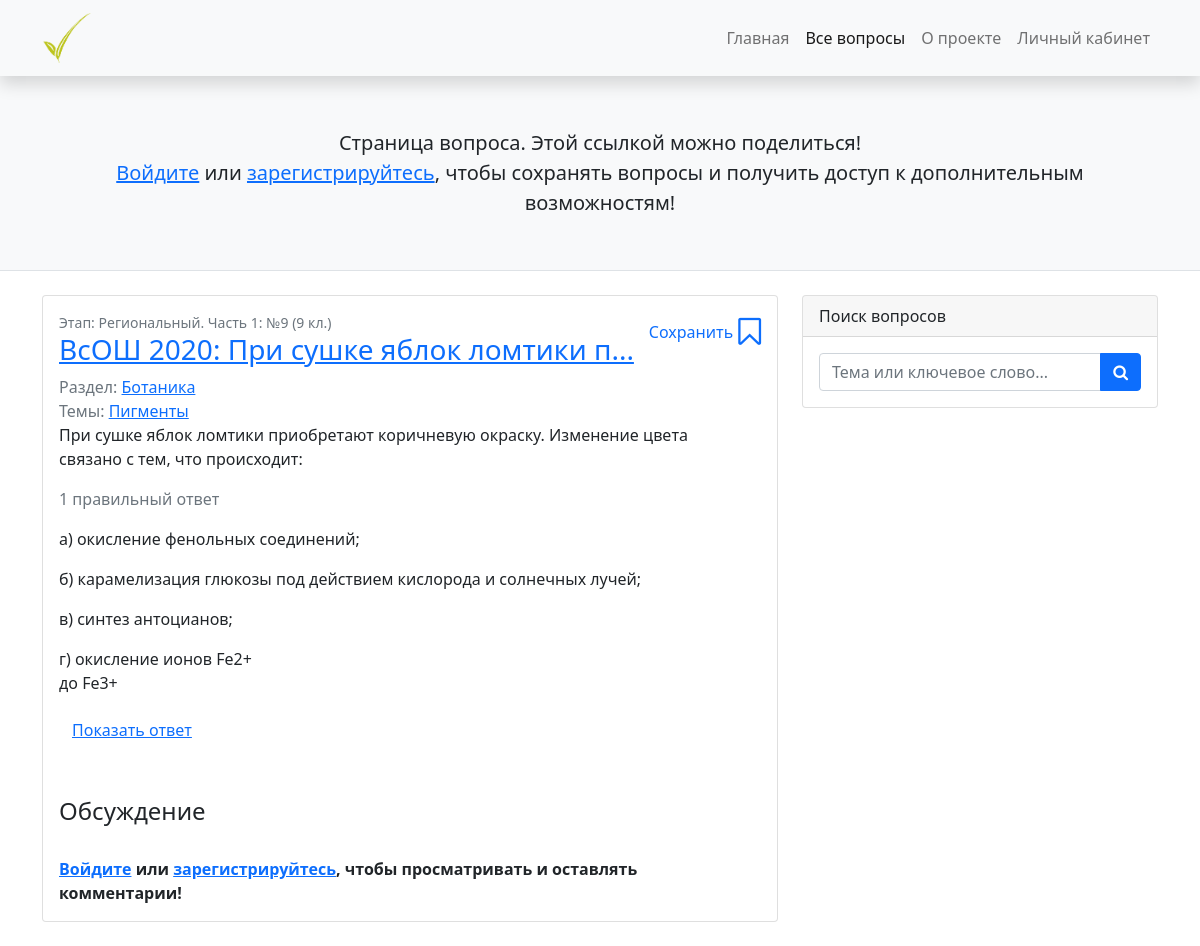
Screenshot of /problems/vos-reg-2020-9-1-9 with the database file from the repository.
### main/models.py (models this page shows, shortened)
class BaseQuestion(BasePolymorphic):
    text = models.TextField('Текст вопроса', null=True)
    title = models.CharField('Заголовок', max_length=100, null=True, blank=True)
    max_score = models.FloatField('Балл', null=True, default=1.0)
    images = models.OneToOneField(ImageAlbum, on_delete=models.CASCADE, null=True, blank=True, verbose_name='Иллюстрации к вопросу')
    quauthor = models.ForeignKey(
        User,
        on_delete=models.CASCADE,
        null=True,
        related_name='%(class)s',
        verbose_name='Добавил вопрос'
    )
    sections = models.ManyToManyField(
        Section, blank=True,
        related_name='%(class)s', verbose_name=Section._meta.verbose_name_plural.title()
    )
    topics = models.ManyToManyField(
        Topic, blank=True,
        related_name='%(class)s', verbose_name=Topic._meta.verbose_name_plural.title()
    )
    class Types(models.TextChoices):
        PART1 = 'P1', ('1 правильный ответ')
        PART2 = 'P2', ('Множественный выбор')
        RELATE = 'REL', ('Соответствие')
        STR = 'STR', ('Текстовые пункты')
    type = models.CharField(
        'Тип',
        max_length=4,
        choices=Types.choices,
        default=Types.STR,
    )
    listed = models.BooleanField('Публичный доступ', default=True)
    def is_saved(self, user):
        if not user.is_authenticated:
            return False
        if not hasattr(user, 'profile'):
            profile = Profile.objects.create(user=user)
            profile.save()
            return False
        return self in user.profile.saved_questions.all()
    def answer_variants(self):
        if self.type == 'REL':
            answer_vars = []
            answer_vars_rel = []
            for answer in self.right_answers.all().order_by('id'):
                if answer.label and answer.text:
                    answer_vars.append(Variant(answer.label, answer.text, answer.flag))
                else:
                    answer_vars_rel.append(answer.label)
            return answer_vars, answer_vars_rel
        else:
            answer_vars =  [Variant(answer.label, answer.text, answer.flag) for answer in self.right_answers.all()]
            answer_vars_rel = None
        return answer_vars, answer_vars_rel

class Question(BaseQuestion):
    competition = models.ForeignKey(
        Competition, on_delete=models.CASCADE, null=True,
        related_name='questions', verbose_name=Competition._meta.verbose_name.title()
    )
    new_stage = models.ForeignKey(
        NewStage, on_delete=models.CASCADE, null=True,
        related_name='questions', verbose_name=NewStage._meta.verbose_name.title(),
        default=1
    )
    year = models.IntegerField('Год проведения', null=True)
    grade = models.IntegerField('Класс', null=True)
    part = models.CharField('Часть', max_length=100, null=True)
    variant = models.CharField('Вариант', max_length=100, null=True, blank=True)
    number_9 = models.IntegerField('Номер в 9 классе', null=True, default=0)
    number_10 = models.IntegerField('Номер в 10 классе', null=True, default=0)
    number_11 = models.IntegerField('Номер в 11 классе', null=True, default=0)
    number_others = models.IntegerField('Номер для других классов', null=True, default=0)
    @property
    def numbers_info(self):
        output = []
        if self.number_9:
            output.append(f'№{ self.number_9 } (9 кл.)')
        if self.number_10:
            output.append(f'№{ self.number_10 } (10 кл.)')
        if self.number_11:
            output.append(f'№{ self.number_11 } (11 кл.)')
        if self.number_others:
            output.append(f'№{ self.number_others } ({self.grade} кл.)')
        return ', '.join(output)
    @property
    def verbose_title(self):
        output = f'{self.competition.name} {self.year}'
        title  = self.title if self.title else str(self)
        output += (': ' + title)
        return output
    @property
    def link(self):
        if self.number_11:
            grade = 11
            unique_number = self.number_11
        elif self.number_10:
            grade = 10
            unique_number = self.number_10
        elif self.number_9:
            grade = 9
            unique_number = self.number_9
        elif self.number_others:
            grade = self.grade
            unique_number = self.number_others
        else:
            raise ValueError(f'No number for the question {self}')
        return generate_question_link(
            self.competition.slug, self.new_stage.slug, self.year,
            grade, self.part, unique_number, self.variant
        )
    def get_absolute_url(self):
        return reverse('main:question_page', kwargs={'slug': self.link})
    class Meta:
        verbose_name = 'Вопрос с олимпиады'
        verbose_name_plural = 'Вопросы с олимпиад'
        ordering = ['-id']
    def __str__(self):
        shortened = str(self.text)[:25] + '...' if not self.title else self.title
        return shortened

class BaseModel(models.Model):
    created_at = models.DateTimeField('Created', auto_now_add=True, db_index=True)
    updated_at = models.DateTimeField('Modified', auto_now=True)
    class Meta:
        abstract = True

class NewStage(BaseModel):
    name = models.CharField('Этап', max_length=100, default='Заключительный')
    slug = models.SlugField(max_length=50, validators=[validate_slug], default='zakl')
    competition = models.ForeignKey(
        Competition, on_delete=models.CASCADE, related_name='stages',
        verbose_name='Олимпиада', default=Competition.objects.get(slug='vos').id
    )
    class Meta:
        ordering = ['competition', 'name']
        verbose_name = 'Этап'
        verbose_name_plural = 'Этапы'

class Competition(BaseModel):
    name = models.CharField('Олимпиада', max_length=300, default='ВсОШ', null=True)
    link = models.CharField('Ссылка', max_length=300, validators=[URLValidator()])
    slug = models.SlugField(max_length=50, validators=[validate_slug], default='vos')
    class Meta:
        ordering = ['name']
        verbose_name = 'Олимпиада'
        verbose_name_plural = 'Олимпиады'

class BasePolymorphic(PolymorphicModel):
    created_at = models.DateTimeField('Created', auto_now_add=True, db_index=True)
    updated_at = models.DateTimeField('Modified', auto_now=True)
    class Meta:
        abstract = True

class BaseQuestion(BasePolymorphic):
    text = models.TextField('Текст вопроса', null=True)
    title = models.CharField('Заголовок', max_length=100, null=True, blank=True)
    max_score = models.FloatField('Балл', null=True, default=1.0)
    images = models.OneToOneField(ImageAlbum, on_delete=models.CASCADE, null=True, blank=True, verbose_name='Иллюстрации к вопросу')
    quauthor = models.ForeignKey(
        User,
        on_delete=models.CASCADE,
        null=True,
        related_name='%(class)s',
        verbose_name='Добавил вопрос'
    )
    sections = models.ManyToManyField(
        Section, blank=True,
        related_name='%(class)s', verbose_name=Section._meta.verbose_name_plural.title()
    )
    topics = models.ManyToManyField(
        Topic, blank=True,
        related_name='%(class)s', verbose_name=Topic._meta.verbose_name_plural.title()
    )
    class Types(models.TextChoices):
        PART1 = 'P1', ('1 правильный ответ')
        PART2 = 'P2', ('Множественный выбор')
        RELATE = 'REL', ('Соответствие')
        STR = 'STR', ('Текстовые пункты')
    type = models.CharField(
        'Тип',
        max_length=4,
        choices=Types.choices,
        default=Types.STR,
    )
    listed = models.BooleanField('Публичный доступ', default=True)
    def is_saved(self, user):
        if not user.is_authenticated:
            return False
        if not hasattr(user, 'profile'):
            profile = Profile.objects.create(user=user)
            profile.save()
            return False
        return self in user.profile.saved_questions.all()
    def answer_variants(self):
        if self.type == 'REL':
            answer_vars = []
            answer_vars_rel = []
            for answer in self.right_answers.all().order_by('id'):
                if answer.label and answer.text:
                    answer_vars.append(Variant(answer.label, answer.text, answer.flag))
                else:
                    answer_vars_rel.append(answer.label)
            return answer_vars, answer_vars_rel
        else:
            answer_vars =  [Variant(answer.label, answer.text, answer.flag) for answer in self.right_answers.all()]
            answer_vars_rel = None
        return answer_vars, answer_vars_rel

class Section(BaseModel):
    name = models.CharField('Название раздела', max_length=100)
    slug = models.SlugField(max_length=100, validators=[validate_slug])
    class Meta:
        ordering = ['name']
        verbose_name = 'Раздел'
        verbose_name_plural = 'Разделы'
    def get_absolute_url(self):
        return reverse('main:section_url', kwargs={'slug': self.slug})

class Topic(BaseModel):
    parent_section = models.ForeignKey(Section, on_delete=models.CASCADE, null=True, related_name='topics', verbose_name='Раздел')
    name = models.CharField('Тема', max_length=100)
    class Meta:
        ordering = ['parent_section', 'name']
        verbose_name = 'Тема'
        verbose_name_plural = 'Темы'

class BaseAnswer(BaseModel):
    label = models.TextField('Вариант или название пункта', null=True)
    text = models.TextField('Текстовый ответ', null=True, blank=True)
    flag = models.BooleanField('Выбор варианта', null=True, blank=True)
    weight = models.FloatField('Вес', null=True, blank=True)
    class Meta:
        abstract = True

class RightAnswer(BaseAnswer):
    parent_question = models.ForeignKey(BaseQuestion, on_delete=models.CASCADE, null=True, blank=True, related_name='right_answers')
    class Meta:
        ordering = ['parent_question', 'id']
        verbose_name = 'Вариант или пункт'
        verbose_name_plural = 'Вариант или пункт'

### main/views.py (the view)
# urls.py: path('problems/<str:slug>', views.question_page, name='question_page'),
def question_page(request, slug):
    query = request.GET.get('query')
    if query:
        return redirect(reverse('main:problems') + f'?query={query}')
    question = get_question_by_link(slug)
    context = {
        'nav': [False, True, False, False],
        'questions': question
    }
    return render(request, 'question_page.html', context=context)

### main/scripts.py (called while the page is built)
def generate_question_link(
    competition: str, stage: str,
    year: int, grade: int, part: int, number: int, variant: str = None
) -> str:
    if variant is not None:
        part = f'{part}-{variant}'
    return '-'.join([
        competition, stage,
        str(year), str(grade), str(part), str(number)
    ])

### main/templatetags/custom_filters.py (called while the page is built)
@register.filter(name='is_saved_by_user')
def is_saved_by_user(question, user):
    return question.is_saved(user)

### main/templates/question_page.html (shortened to what this page needs)
{% extends "base.html" %}
{% load static %}
{% block header %}
<header class="py-1 bg-light border-bottom mb-4">
    <div class="container">
        <div class="text-center my-5">
            <p class="lead mb-0">Страница вопроса. Этой ссылкой можно поделиться!</p>
            <p class="lead mb-0">
                {% if not user.is_authenticated %}
                    <b><a href="{% url 'main:login' %}">Войдите</a> или <a href="{% url 'main:django_registration_register' %}">зарегистрируйтесь</a>, чтобы сохранять вопросы и получить доступ к дополнительным возможностям!</b>
                {% endif %}
            </p>
        </div>
    </div>
</header>
{% endblock header %}
{% block content %}
<div class="container">
    <div class="row">
        <div class="col-lg-8">
            {% for question in questions %}
            <div class="card mb-4">
                <div class="card-body">
                    {% include "question.html" %}
                </div>
                <div class="card-body">
                    <h4 class="card-title">Обсуждение</h4>
                    <br>
                    {% if not user.is_authenticated %}
                        <b><a href="{% url 'main:login' %}">Войдите</a> или <a href="{% url 'main:django_registration_register' %}">зарегистрируйтесь</a>, чтобы просматривать и оставлять комментарии!</b>
                    {% endif %}
                </div>
            </div>
            {% endfor %}
        </div>
        <div class="col-lg-4">
            <div class="card mb-4">
                <div class="card-header">Поиск вопросов</div>
                <div class="card-body">
                    <form>
                        <div class="input-group">
                            <input class="form-control" type="text"
                                placeholder="Тема или ключевое слово..." aria-label="Тема или ключевое слово..."
                                aria-describedby="button-search" name="query"/>
                            <button class="btn btn-primary" id="button-search" type="submit">
                                <i class="fa fa-search"></i>
                            </button>
                    </form>
                    </div>
                </div>
            </div>
        </div>
    </div>
{% endblock content %}

### main/templates/question.html (shortened to what this page needs)
{% load static %}
{% load custom_filters %}
{% include "question_body.html" %}
{% if question.type == 'REL' or question.type == 'STR'%}
<div class="row">
<div class="col">
{% for variant in question.answer_variants.0  %}
    <div class="row">
        <p>{{ variant.label | linebreaksbr }}</p>
    </div>
{% endfor %}
</div>
    <div class="col">
    {% for variant in question.answer_variants.1  %}
        <div class="row">
            <p>{{ variant | linebreaksbr }}</p>
        </div>
    {% endfor %}
    </div>
</div>
{% else %}
{% for variant in question.answer_variants.0  %}
    <p>{{ variant.label | linebreaksbr }}</p>
{% endfor %}
{% endif %}
<p>
<button class="btn btn-link" type="button" data-bs-toggle="collapse" data-bs-target="#answer{{ question.id }}" aria-expanded="false" aria-controls="answer1">
    Показать ответ
</button>
</p>

### main/templates/question_body.html
{% load static %}
{% load custom_filters %}
{% if user.is_authenticated %}
<a href="#" class="bookmark-btn float-end" style="text-decoration: none" onclick="toggleBookmark(this, {{ question.id }}); event.preventDefault();">
    <div class="d-flex align-items-center">
        <span class="ms-2" style="line-height: 40px; padding-right: 5px;">Сохранить</span>
        <i class="fa {% if question|is_saved_by_user:user %}fa-bookmark{% else %}fa-bookmark-o{% endif %} fa-2x"></i>
    </div>
</a>
{% else %}
<a href="{% url 'main:login' %}" class="bookmark-btn float-end" style="text-decoration: none">
    <div class="d-flex align-items-center">
        <span class="ms-2" style="line-height: 40px; padding-right: 5px;">Сохранить</span>
        <i class="fa {% if question|is_saved_by_user:user %}fa-bookmark{% else %}fa-bookmark-o{% endif %} fa-2x"></i>
    </div>
</a>
{% endif %}
<div class="small text-muted">Этап: {{ question.new_stage.name }}. Часть {{ question.part }}{% if question.variant %}, вариант {{ question.variant }}{% endif %}: {{ question.numbers_info }}</div>
<h3 class="card-title"><a href="{{ question.get_absolute_url }}">{{ question.verbose_title }}</a></h3>
<div class="text-muted">Раздел:{% for section in question.sections.all %} <a href="{{section.get_absolute_url}}">{{ section.name }}</a>{% endfor %}</div>
<div class="text-muted">Темы:{% for topic in question.topics.all %} <a href="{% url 'main:problems' %}?topic={{ topic.name }}">{{ topic.name }}</a>{% endfor %}</div>
    <p>{{ question.text | linebreaksbr }}</p>
    <p><div class="text-muted">{{ question.get_type_display }}</div></p>

### rows the page displays
Question: new_stage.name "Региональный", part "1", numbers_info "№9 (9 кл.)", verbose_title "ВсОШ 2020: При сушке яблок ломтики п...", text "При сушке яблок ломтики приобретают коричневую окраску. Изменение цвета связано с тем, что происходит:", type "1 правильный ответ"
Section: name "Ботаника"
Topic: name "Пигменты"
RightAnswer: label "а) окисление фенольных соединений;"
RightAnswer: label "б) карамелизация глюкозы под действием кислорода и солнечных лучей;"
RightAnswer: label "в) синтез антоцианов;"
RightAnswer: label "г) окисление ионов Fe2+ до Fe3+"
